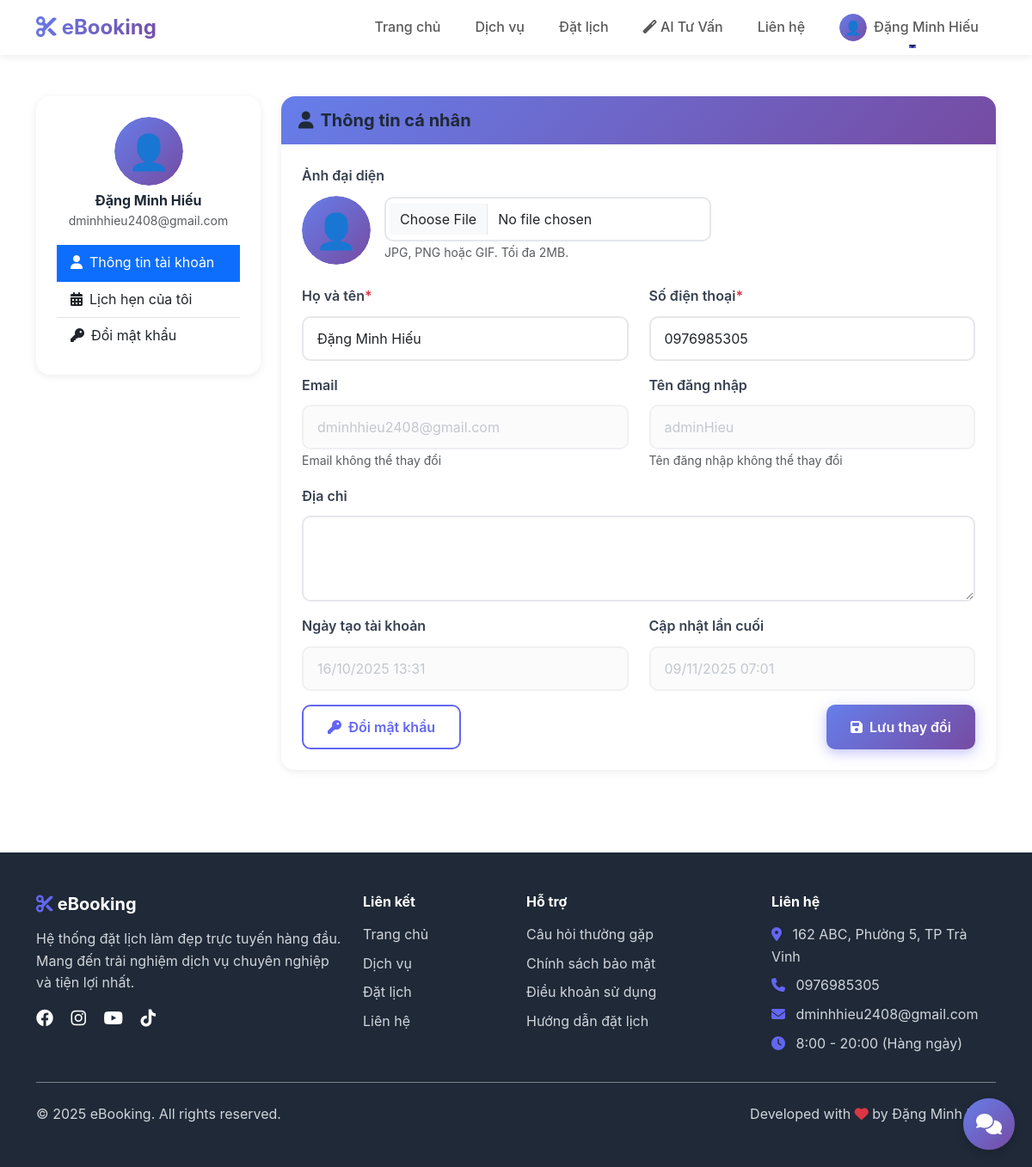
The page /pages/profile.php (signed in) on the database its author committed.
### tables this page shows
CREATE TABLE `users` (
  `user_id` int(11) NOT NULL,
  `username` varchar(50) NOT NULL,
  `email` varchar(100) NOT NULL,
  `password` varchar(255) NOT NULL,
  `full_name` varchar(100) NOT NULL,
  `phone` varchar(20) DEFAULT NULL,
  `address` text DEFAULT NULL,
  `role` enum('admin','customer','staff') DEFAULT 'customer',
  `avatar` varchar(255) DEFAULT NULL,
  `status` enum('active','inactive','blocked') DEFAULT 'active',
  `created_at` timestamp NOT NULL DEFAULT current_timestamp(),
  `updated_at` timestamp NOT NULL DEFAULT current_timestamp() ON UPDATE current_timestamp()
);

### config/functions.php (called while the page is built, shortened)
<?php
function getCurrentUserId() {
    return $_SESSION['user_id'] ?? null;
}
function formatDateTime($datetime, $format = 'd/m/Y H:i') {
    return date($format, strtotime($datetime));
}
function getAvatarUrl($avatar) {
    return BASE_URL . '/assets/images/default-avatar.svg';
}
?>

### models/User.php (called while the page is built, shortened)
<?php
class User {
    private $conn;
    private $table = 'users';
    public function __construct($db) {
        $this->conn = $db;
    }
    public function getUserById($id) {
        $query = "SELECT * FROM " . $this->table . " WHERE user_id = :user_id LIMIT 1";
        $stmt = $this->conn->prepare($query);
        $stmt->bindParam(':user_id', $id);
        $stmt->execute();
        if ($stmt->rowCount() > 0) {
            return $stmt->fetch(PDO::FETCH_ASSOC);
        }
        return null;
    }
}
?>

### pages/profile.php (the view, shortened to what this page needs)
<?php
require_once '../models/User.php';
$database = new Database();
$db = $database->getConnection();
$userModel = new User($db);
$user_id = getCurrentUserId();
$user = $userModel->getUserById($user_id);
?>
<!DOCTYPE html>
<html lang="vi">
<head>
    <link href="https://cdn.jsdelivr.net/npm/bootstrap@5.3.0/dist/css/bootstrap.min.css" rel="stylesheet">
    <link rel="stylesheet" href="https://cdnjs.cloudflare.com/ajax/libs/font-awesome/6.4.0/css/all.min.css">
    <link rel="stylesheet" href="<?php echo BASE_URL; ?>/assets/css/style.css">
</head>
<body>
    <?php include '../includes/header.php'; ?>
    <section class="py-5">
        <div class="container">
            <div class="row">
                <div class="col-lg-3 mb-4">
                    <div class="card border-0 shadow-sm">
                        <div class="card-body">
                            <div class="text-center mb-3">
                                <img src="<?php echo getAvatarUrl($user['avatar']); ?>"
                                     alt="Avatar" class="rounded-circle mb-2" width="80" height="80" id="avatarPreview">
                                <h6 class="mb-0"><?php echo htmlspecialchars($user['full_name']); ?></h6>
                                <small class="text-muted"><?php echo htmlspecialchars($user['email']); ?></small>
                            </div>
                            <div class="list-group list-group-flush">
                                <a href="profile.php" class="list-group-item list-group-item-action active">
                                    <i class="fas fa-user me-2"></i>Thông tin tài khoản
                                </a>
                                <a href="my-bookings.php" class="list-group-item list-group-item-action">
                                    <i class="fas fa-calendar-alt me-2"></i>Lịch hẹn của tôi
                                </a>
                                <a href="change-password.php" class="list-group-item list-group-item-action">
                                    <i class="fas fa-key me-2"></i>Đổi mật khẩu
                                </a>
                            </div>
                        </div>
                    </div>
                </div>
                <div class="col-lg-9">
                    <div class="card border-0 shadow-sm">
                        <div class="card-header bg-white py-3">
                            <h5 class="mb-0"><i class="fas fa-user me-2"></i>Thông tin cá nhân</h5>
                        </div>
                        <div class="card-body p-4">
                            <form method="POST" action="" enctype="multipart/form-data">
                                <div class="row">
                                    <div class="col-md-12 mb-4">
                                        <label class="form-label">Ảnh đại diện</label>
                                        <div class="d-flex align-items-center">
                                            <img src="<?php echo getAvatarUrl($user['avatar']); ?>"
                                                 alt="Avatar" class="rounded-circle me-3" width="80" height="80" id="currentAvatar">
                                            <div>
                                                <input type="file" class="form-control" name="avatar" id="avatarInput" accept="image/*">
                                                <small class="text-muted">JPG, PNG hoặc GIF. Tối đa 2MB.</small>
                                            </div>
                                        </div>
                                    </div>
                                    <div class="col-md-6 mb-3">
                                        <label for="full_name" class="form-label">Họ và tên <span class="text-danger">*</span></label>
                                        <input type="text" class="form-control" id="full_name" name="full_name"
                                               value="<?php echo htmlspecialchars($user['full_name']); ?>" required>
                                    </div>
                                    <div class="col-md-6 mb-3">
                                        <label for="phone" class="form-label">Số điện thoại <span class="text-danger">*</span></label>
                                        <input type="tel" class="form-control" id="phone" name="phone"
                                               value="<?php echo htmlspecialchars($user['phone']); ?>" required>
                                    </div>
                                    <div class="col-md-6 mb-3">
                                        <label for="email" class="form-label">Email</label>
                                        <input type="email" class="form-control" id="email"
                                               value="<?php echo htmlspecialchars($user['email']); ?>" disabled>
                                        <small class="text-muted">Email không thể thay đổi</small>
                                    </div>
                                    <div class="col-md-6 mb-3">
                                        <label for="username" class="form-label">Tên đăng nhập</label>
                                        <input type="text" class="form-control" id="username"
                                               value="<?php echo htmlspecialchars($user['username']); ?>" disabled>
                                        <small class="text-muted">Tên đăng nhập không thể thay đổi</small>
                                    </div>
                                    <div class="col-md-12 mb-3">
                                        <label for="address" class="form-label">Địa chỉ</label>
                                        <textarea class="form-control" id="address" name="address" rows="3"><?php echo htmlspecialchars($user['address'] ?? ''); ?></textarea>
                                    </div>
                                    <div class="col-md-12 mb-3">
                                        <div class="row">
                                            <div class="col-md-6">
                                                <label class="form-label">Ngày tạo tài khoản</label>
                                                <input type="text" class="form-control"
                                                       value="<?php echo formatDateTime($user['created_at']); ?>" disabled>
                                            </div>
                                            <div class="col-md-6">
                                                <label class="form-label">Cập nhật lần cuối</label>
                                                <input type="text" class="form-control"
                                                       value="<?php echo formatDateTime($user['updated_at']); ?>" disabled>
                                            </div>
                                        </div>
                                    </div>
                                </div>
                                <div class="d-flex justify-content-between">
                                    <a href="change-password.php" class="btn btn-outline-primary">
                                        <i class="fas fa-key me-2"></i>Đổi mật khẩu
                                    </a>
                                    <button type="submit" name="update_profile" class="btn btn-primary">
                                        <i class="fas fa-save me-2"></i>Lưu thay đổi
                                    </button>
                                </div>
                            </form>
                        </div>
                    </div>
                </div>
            </div>
        </div>
    </section>
    <?php include '../includes/footer.php'; ?>
</body>
</html>

### assets/css/style.css (style rules this page uses)
:root { --primary-color: #6366f1; --primary-dark: #4f46e5; --primary-light: #818cf8; --secondary-color: #8b5cf6; --success-color: #10b981; --danger-color: #ef4444; --warning-color: #f59e0b; --info-color: #3b82f6; --dark-color: #1f2937; --light-color: #f3f4f6; --gradient-primary: linear-gradient(135deg, #667eea 0%, #764ba2 100%); --gradient-secondary: linear-gradient(135deg, #f093fb 0%, #f5576c 100%); --shadow-sm: 0 2px 10px rgba(0, 0, 0, 0.08); --shadow-md: 0 5px 20px rgba(0, 0, 0, 0.1); --shadow-lg: 0 10px 40px rgba(0, 0, 0, 0.15); --shadow-xl: 0 20px 60px rgba(0, 0, 0, 0.2); --transition: all 0.3s cubic-bezier(0.4, 0, 0.2, 1); }
* { margin: 0; padding: 0; box-sizing: border-box; }
body { font-family: 'Inter', -apple-system, BlinkMacSystemFont, 'Segoe UI', Roboto, 'Helvetica Neue', Arial, sans-serif; color: #374151; line-height: 1.6; font-size: 16px; -webkit-font-smoothing: antialiased; -moz-osx-font-smoothing: grayscale; overflow-x: hidden; }
h1, h2, h3, h4, h5, h6 { font-weight: 700; line-height: 1.2; margin-bottom: 1rem; color: #1f2937; }
a { text-decoration: none; transition: var(--transition); }
.btn { font-weight: 600; padding: 12px 28px; border-radius: 10px; transition: var(--transition); border: none; position: relative; overflow: hidden; }
.btn::before { content: ''; position: absolute; top: 50%; left: 50%; width: 0; height: 0; border-radius: 50%; background: rgba(255, 255, 255, 0.3); transform: translate(-50%, -50%); transition: width 0.6s, height 0.6s; }
.btn-primary { background: var(--gradient-primary); border-color: transparent; color: white; box-shadow: 0 4px 15px rgba(99, 102, 241, 0.4); }
.btn-outline-primary { border: 2px solid var(--primary-color); color: var(--primary-color); background: transparent; }
.shadow-sm { box-shadow: 0 2px 10px rgba(0, 0, 0, 0.08) !important; }
.card { border-radius: 16px; border: 1px solid #f3f4f6; transition: var(--transition); overflow: hidden; }
.card-header { background: var(--gradient-primary); color: white; font-weight: 600; border: none; padding: 16px 20px; }
.card-body { padding: 24px; }
.form-control, .form-select { border-radius: 10px; border: 2px solid #e5e7eb; padding: 12px 16px; transition: all 0.3s cubic-bezier(0.4, 0, 0.2, 1); background-color: #ffffff; font-size: 1rem; }
.form-control:disabled, .form-select:disabled { background-color: #f9fafb; border-color: #e5e7eb; color: #9ca3af; cursor: not-allowed; opacity: 0.6; }
.form-label { font-weight: 600; color: #374151; margin-bottom: 10px; display: flex; align-items: center; }

### rows shown on the page
users: full_name "Đặng Minh Hiếu", email "dminhhieu2408@gmail.com", phone "0976985305", username "adminHieu", created_at "16/10/2025 13:31", updated_at "09/11/2025 07:01"

### other values the page prints
SITE_NAME "eBooking"
$_SESSION['full_name'] "Đặng Minh Hiếu"
SITE_ADDRESS "162 ABC, Phường 5, TP Trà Vinh"
SITE_PHONE "0976985305"
SITE_EMAIL "dminhhieu2408@gmail.com"
